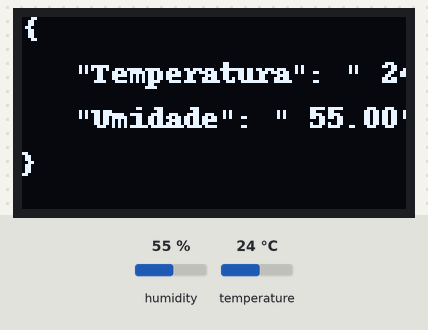
A program run on a simulated Raspberry Pi (BCM pin numbers). Shown: 128×64 one-colour display. The inputs (shaded band) are chosen by the test bench; at power-on: humidity 55 %, temperature 24 °C.

Above: at 3.0 s.
3.1 s: humidity set to 22 %
At 7.0 s:
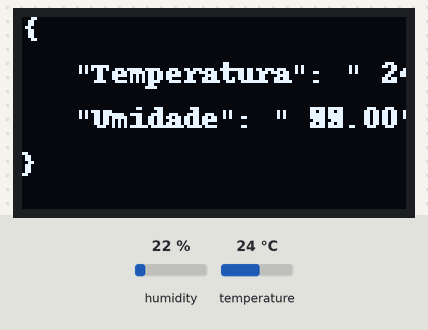
7.4 s: temperature set to 12 °C
14.1 s: humidity set to 40 %
At 20.5 s:
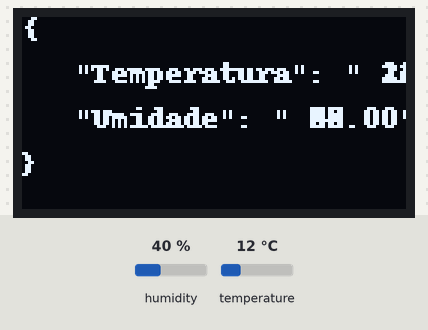
20.8 s: temperature set to 19 °C
Timing chart, 0 to 23.8 s (numbered marks = the images above; inputs shaded):
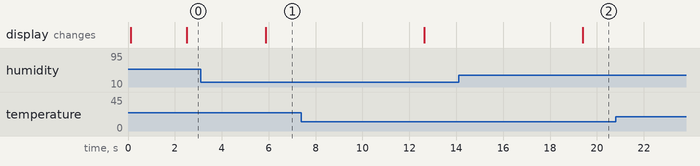

Measured:
- after the input at 3.1 s, the display: changes after 2.8 s (image 1)
- after the input at 14.1 s, the display: changes after 5.3 s (image 2)

The program:

temp-humi-oled.py
```python
import adafruit_dht
import time
import board
import json

import Adafruit_GPIO.SPI as SPI
import Adafruit_SSD1306

from PIL import Image
from PIL import ImageDraw
from PIL import ImageFont

sensor = adafruit_dht.DHT11(board.D4)

RST = None
DC = 23
SPI_PORT = 0
SPI_DEVICE = 0

disp = Adafruit_SSD1306.SSD1306_128_64(rst=RST)

disp.begin()
disp.clear()
disp.display()

width = disp.width
height = disp.height
image = Image.new('1', (width, height))
draw = ImageDraw.Draw(image)
draw.rectangle((0,0,width,height), outline=0, fill=0)
padding = -2
top = padding
bottom = height-padding
x = 0
font = ImageFont.load_default()

while(1):
   temp = sensor.temperature
   humi = sensor.humidity
   resultado = '{"Temperatura": " %.2f", "Umidade": " %.2f" }' % (temp, humi)
   json_object = json.loads(resultado)
   output = json.dumps(json_object, indent=3)
   time.sleep(2.0)

   draw.text((x, top), str(output), font=font, fill=255)
   disp.image(image)
   disp.display()
   time.sleep(1)
```
